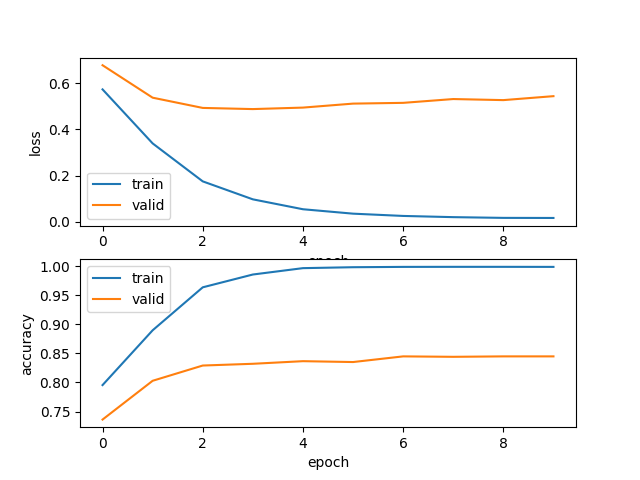

This chart was generated by the following Python code:
import numpy as np
import pandas as pd
from sklearn.feature_extraction.text import CountVectorizer
from torch.utils.data import TensorDataset, DataLoader
import re
import torch
import torch.nn as nn
import torch.optim as optim
import torch.nn.functional as F
from tqdm import tqdm
from torch.utils.tensorboard import SummaryWriter
from matplotlib import pyplot as plt
from torch.nn.utils.rnn import pad_sequence

def remove_mark(sentence):
    specialChars = "!?#$%^&*().\"'" 
    sentence = sentence.replace('.','')
    for specialChar in specialChars:
        sentence = sentence.replace(specialChar, '')
    return sentence
    

def get_id(sentence):
  r = []
  for word in sentence:
    r.append(d.get(word,0))
  return r

def df2id(df):
  ids = []
  for s in df.iloc[:,1].str.lower():
    s=remove_mark(s)
    ids.append(get_id(s.split()))
  return ids

def accuracy(pred, label):
  pred = np.argmax(pred.data.numpy(), axis=1)
  label = label.data.numpy()
  return (pred == label).mean()

def list2tensor(data,padding_id):
  new = []
  for s in data:
    new.append(torch.tensor(s))

  return pad_sequence(new,padding_value=padding,batch_first=True)

device = torch.device('cuda' if torch.cuda.is_available() else 'cpu')
print(device)

train_df = pd.read_table('ans50/train.tsv', header=None)
val_df   = pd.read_table('ans50/valid.tsv', header=None)
test_df  = pd.read_table('ans50/test.tsv', header=None)


vectorizer = CountVectorizer(min_df=2)
#大文字の単語を小文字にして抽出
train_title = train_df.iloc[:,1].str.lower()
cnt = vectorizer.fit_transform(train_title).toarray()
sm = cnt.sum(axis=0)
#print(sm)
idx = np.argsort(sm)[::-1]
words = np.array(vectorizer.get_feature_names())[idx]
d = dict()
for i in range(len(words)):
  d[words[i]] = i+1

X_train=df2id(train_df)
X_valid=df2id(val_df)
X_test=df2id(test_df)
Y_train = np.loadtxt('ans50/Y_train.txt')
Y_valid = np.loadtxt('ans50/Y_valid.txt')

V=len(d)+2
padding=len(d)+1
dw = 300
dh = 50
output_size =4

class RNN(nn.Module):
    def __init__(self,vocab_size,emb_size,padding_idx,output_size,hidden_size):
        super(RNN,self).__init__()
        self.hidden_size = hidden_size
        self.emb = nn.Embedding(vocab_size,emb_size,padding_idx=padding_idx)
        self.rnn1 = nn.RNN(emb_size,hidden_size,bidirectional=True,batch_first =True)
        self.rnn2 = nn.RNN(2*hidden_size,hidden_size,bidirectional=True,batch_first =True)
        self.rnn3 = nn.RNN(2*hidden_size,hidden_size,bidirectional=True,batch_first =True)
        self.fc = torch.nn.Linear(2*hidden_size,output_size)

    def forward(self,x,h=None):
        self.batch_size = x.size()[0]
        hidden = self.init_hidden() 
        x = self.emb(x)
        y, h = self.rnn1(x, h)
        y, h = self.rnn2(y, h)
        y, h = self.rnn3(y, h)
        y = y[:,-1,:] # 最後のステップ
        y = self.fc(y)
        #y = F.softmax(y,dim=1)
        return y
    
    def init_hidden(self):
        hidden = torch.zeros(1, self.batch_size, self.hidden_size)
        return hidden

class CNN(torch.nn.Module):
    def __init__(self,vocab_size,emb_size,padding_idx,output_size,hidden_size):
        super(CNN,self).__init__()
        self.emb =nn.Embedding(vocab_size,emb_size,padding_idx=padding)
        self.conv = nn.Conv1d(emb_size,hidden_size,3,padding=1) # in_channels:dw, out_channels: dh
        self.relu = nn.ReLU()
        #最大値プーリング
        self.pool = nn.MaxPool1d(10)
        self.linear = nn.Linear(hidden_size,output_size)
        

    def forward(self, x, h=None):
        x = self.emb(x)
        x = x.view(x.shape[0], x.shape[2], x.shape[1])
        x = self.conv(x)
        x = self.relu(x)
        x = x.view(x.shape[0], x.shape[1], x.shape[2])
        x = self.pool(x)
        x = x.view(x.shape[0], x.shape[1])
        y = self.linear(x)
        y = F.softmax(y,dim=1)
        return y

model=CNN(V,dw,padding,output_size,dh).to(device)

X_train = list2tensor(X_train,padding)
Y_train = torch.tensor(Y_train, dtype = torch.int64)

X_valid = list2tensor(X_valid,padding).to(device)
Y_valid = torch.tensor(Y_valid, dtype = torch.int64)

ds = TensorDataset(X_train.to(device), Y_train.to(device))
loader = DataLoader(ds, batch_size= 1, shuffle=True)

loss_fn = nn.CrossEntropyLoss()
optimizer = optim.SGD(model.parameters(), lr=1e-3)

fig = plt.figure()
ax= fig.subplots(2)
train_acc_list = []
train_loss_list =[]

valid_acc_list = []
valid_loss_list = []

for epoch in tqdm(range(10)):
    for xx, yy in loader:
        y_pred = model(xx)
        loss = loss_fn(y_pred, yy)
        optimizer.zero_grad()
        loss.backward()
        optimizer.step()
    
    with torch.no_grad():
        Y_pred = model(X_train.to(device))
        loss = loss_fn(Y_pred,Y_train.to(device))
        
        Y_pred = Y_pred.cpu()
        Y_train = Y_train.cpu()
        score = accuracy(Y_pred,Y_train)

        loss_value = loss.cpu()
        train_acc_list.append(score)
        train_loss_list.append(loss_value)


        Y_pred = model(X_valid.to(device))
        Y_valid = Y_valid.to(device)
        loss = loss_fn(Y_pred,Y_valid)
        Y_pred = Y_pred.cpu()
        Y_valid = Y_valid.cpu()
        score = accuracy(Y_pred,Y_valid)

        loss_value = loss.cpu()
        valid_acc_list.append(score)
        valid_loss_list.append(loss_value)
        
    
fig = plt.figure()
ax= fig.subplots(2)
ax[0].plot(train_loss_list,label='train')
ax[1].plot(train_acc_list,label='train')
ax[0].plot(valid_loss_list,label='valid')
ax[1].plot(valid_acc_list,label='valid')

ax[0].set_xlabel('epoch')
ax[0].set_ylabel('loss')
ax[1].set_xlabel('epoch')
ax[1].set_ylabel('accuracy')

ax[0].legend()
ax[1].legend()
fig.savefig('87.png')